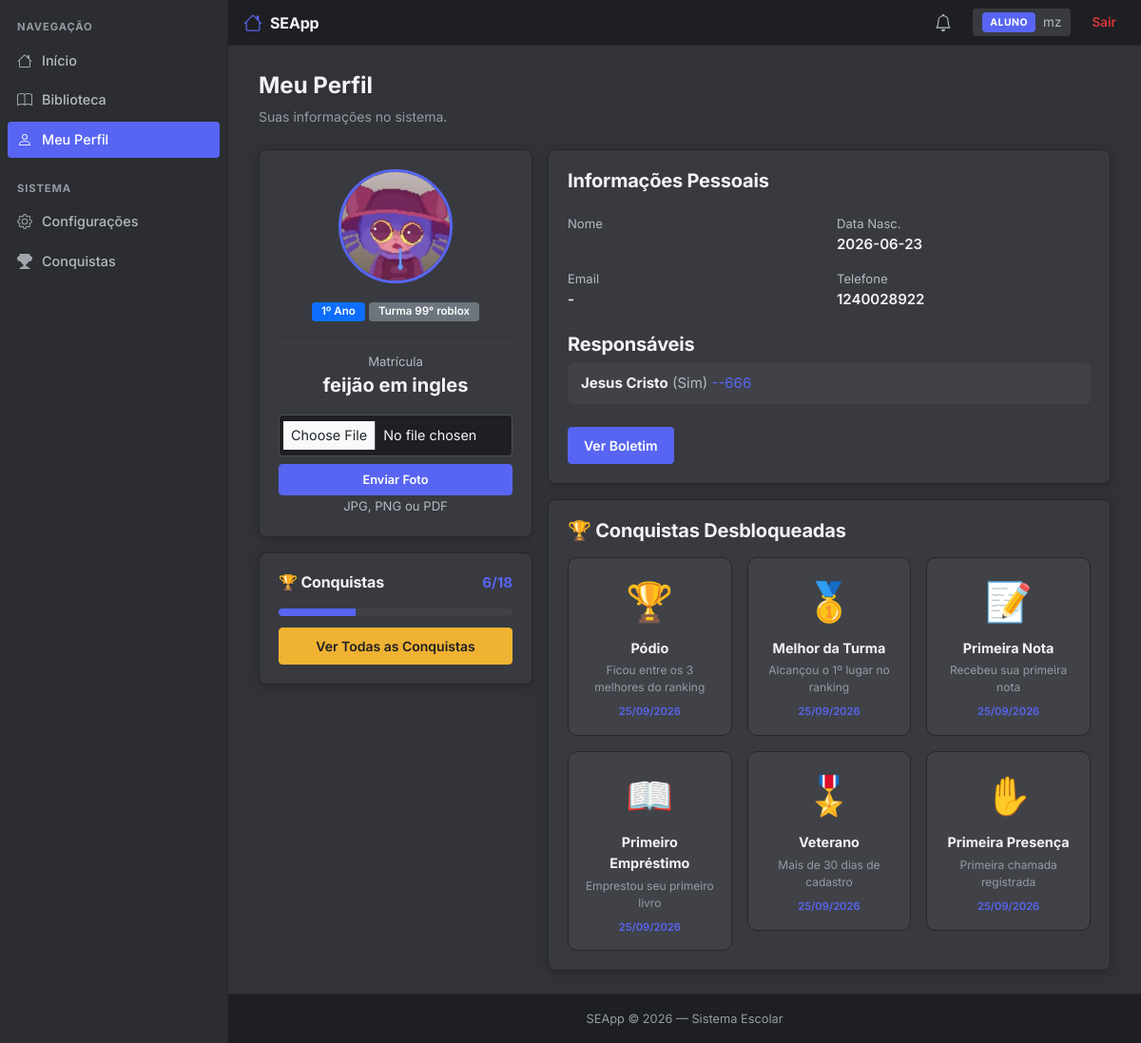
Screenshot of /meu_perfil (signed in) with the database file from the repository.
### app/models/usuario.py (models this page shows, shortened)
class Usuario(db.Model):
    __tablename__ = 'usuarios'
    id = db.Column(db.Integer, primary_key=True)
    nome = db.Column(db.String(100), nullable=False)
    email = db.Column(db.String(120), unique=True, nullable=False)
    senha = db.Column(db.String(255), nullable=False)
    tipo = db.Column(db.String(20), nullable=False, default='aluno')
    foto = db.Column(db.String(200), nullable=True)
    criado_em = db.Column(db.DateTime, default=datetime.utcnow)
    @property
    def senha_criptografada(self):
        return self.senha

### app/models/aluno.py (models this page shows, shortened)
class Aluno(db.Model):
    __tablename__ = 'alunos'
    id = db.Column(db.Integer, primary_key=True)
    usuario_id = db.Column(db.Integer, db.ForeignKey('usuarios.id'), unique=True, nullable=False)
    matricula = db.Column(db.String(50), unique=True, nullable=False)
    data_nascimento = db.Column(db.Date, nullable=True)
    serie = db.Column(db.String(20), nullable=True)
    turma = db.Column(db.String(20), nullable=True)
    telefone = db.Column(db.String(20), nullable=True)
    responsaveis = db.Column(db.Text, nullable=True)  # JSON string
    notas = db.Column(db.Text, nullable=True)  # JSON string
    usuario = db.relationship('Usuario', backref='aluno_rel', uselist=False, lazy=True)

### app/models/conquista.py (models this page shows, shortened)
class Conquista(db.Model):
    __tablename__ = 'conquistas'
    id = db.Column(db.Integer, primary_key=True)
    usuario_id = db.Column(db.Integer, db.ForeignKey('usuarios.id'), nullable=False)
    codigo = db.Column(db.String(50), nullable=False)
    desbloqueada_em = db.Column(db.DateTime, default=datetime.utcnow)
    usuario = db.relationship('Usuario', backref='conquistas', lazy=True)

### app/routes/meu_perfil.py (the view, shortened to what this page needs)
@meu_perfil_bp.route("/meu_perfil")
def meu_perfil():
    if 'usuario_id' not in session:
        return redirect(url_for('auth.login'))
    usuario_id = session.get('usuario_id')
    usuario = Usuario.query.get(usuario_id)
    if is_aluno():
        aluno = Aluno.query.filter_by(usuario_id=usuario_id).first()
        if not aluno:
            flash("Perfil de aluno não encontrado.", "danger")
            return redirect(url_for('dashboard.index'))
        responsaveis = json.loads(aluno.responsaveis) if aluno.responsaveis else []
        livros_emprestados = Livro.query.filter_by(emprestado=True, emprestado_para=usuario.nome).all()
        conquistas_publico = get_conquistas_por_publico("aluno")
        conquistas_db = Conquista.query.filter_by(usuario_id=usuario_id).all()
        codigos_desbloqueados = {c.codigo: c.desbloqueada_em for c in conquistas_db}
        conquistas_lista = []
        for codigo, info in conquistas_publico.items():
            if codigo in codigos_desbloqueados:
                conquistas_lista.append({
                    "codigo": codigo,
                    "nome": info["nome"],
                    "descricao": info["descricao"],
                    "detalhamento": info.get("detalhamento", ""),
                    "icone": info["icone"],
                    "categoria": info["categoria"],
                    "raridade": info.get("raridade", "comum"),
                    "raridade_info": RARIDADES.get(info.get("raridade", "comum"), RARIDADES["comum"]),
                    "desbloqueada": True,
                    "data": codigos_desbloqueados[codigo],
                })
        conquistas_lista = sorted(conquistas_lista, key=lambda x: x["data"], reverse=True)
        total_conquistas = len(conquistas_publico)
        total_desbloqueadas = len(conquistas_lista)
        percentual = round((total_desbloqueadas / total_conquistas) * 100) if total_conquistas > 0 else 0
        return render_template(
            "alunos/meu_perfil.html",
            usuario=usuario,
            aluno=aluno,
            foto=usuario.foto,
            responsaveis=responsaveis,
            livros_emprestados=livros_emprestados,
            conquistas=conquistas_lista,
            total_conquistas=total_conquistas,
            total_desbloqueadas=total_desbloqueadas,
            percentual_conquistas=percentual,
        )
    else:
        return redirect(url_for('dashboard.index'))

### app/routes/meu_perfil.py (called while the page is built)
def is_aluno():
    return session.get("tipo") == "aluno"

### app/utils_conquistas.py (called while the page is built)
def get_conquistas_por_publico(publico):
    return {k: v for k, v in CONQUISTAS.items() if v.get("publico") == publico}

### templates/alunos/meu_perfil.html (shortened to what this page needs)
{% extends 'base.html' %}
{% block content %}
<div class="page-title">Meu Perfil</div>
<div class="page-subtitle">Suas informações no sistema.</div>
{% if aluno %}
<div class="row g-3">
    <div class="col-md-4">
        <div class="card">
            <div class="card-body text-center">
                {% if foto %}
                    <img src="{{ url_for('static', filename=foto) }}" alt="Foto" class="rounded-circle mx-auto d-block" style="width:120px;height:120px;object-fit:cover;border:3px solid var(--primary);">
                {% else %}
                    <div style="font-size: 5rem; color: var(--text-3);">👨‍🎓</div>
                {% endif %}
                <span class="badge bg-primary mt-1">{{ aluno.serie or 'Sem série' }}</span>
                <span class="badge bg-secondary">Turma {{ aluno.turma or '-' }}</span>
                <hr style="border-color: var(--border);">
                <div class="text-secondary small">Matrícula</div>
                <div class="fw-bold fs-5" style="color: var(--text);">{{ aluno.matricula or '-' }}</div>
                <form action="{{ url_for('meu_perfil.upload_foto') }}" method="POST" enctype="multipart/form-data" class="mt-3">
                    <input type="file" name="foto" class="form-control form-control-sm" accept=".jpg,.jpeg,.png,.pdf" required>
                    <button type="submit" class="btn btn-primary btn-sm w-100 mt-2">Enviar Foto</button>
                    <small class="text-secondary">JPG, PNG ou PDF</small>
                </form>
            </div>
        </div>
        <div class="card mt-3">
            <div class="card-body">
                <div class="d-flex justify-content-between align-items-center mb-3">
                    <h6 class="fw-bold mb-0" style="color: var(--text);">🏆 Conquistas</h6>
                    <span style="color: var(--primary); font-weight: 700;">{{ total_desbloqueadas }}/{{ total_conquistas }}</span>
                </div>
                <div style="background: var(--surface-hover); border-radius: 10px; height: 8px; overflow: hidden; margin-bottom: 12px;">
                    <div style="width: {{ percentual_conquistas }}%; height: 100%; background: var(--primary); transition: width 0.3s;"></div>
                </div>
                <a href="{{ url_for('conquistas.index') }}" class="btn btn-warning w-100">
                    Ver Todas as Conquistas
                </a>
            </div>
        </div>
    </div>
    <div class="col-md-8 d-flex flex-column gap-3">
        <div class="card">
            <div class="card-body">
                <h5 class="fw-bold mb-4" style="color: var(--text);">Informações Pessoais</h5>
                <div class="row g-3">
                    <div class="col-md-6">
                        <div class="text-secondary small">Nome</div>
                    </div>
                    <div class="col-md-6">
                        <div class="text-secondary small">Data Nasc.</div>
                        <div class="fw-semibold" style="color: var(--text);">{{ aluno.data_nascimento or '-' }}</div>
                    </div>
                    <div class="col-md-6">
                        <div class="text-secondary small">Email</div>
                        <div class="fw-semibold" style="color: var(--text);">{{ aluno.email or '-' }}</div>
                    </div>
                    <div class="col-md-6">
                        <div class="text-secondary small">Telefone</div>
                        <div class="fw-semibold" style="color: var(--text);">{{ aluno.telefone or '-' }}</div>
                    </div>
                </div>
                {% if responsaveis %}
                <h5 class="fw-bold mt-4" style="color: var(--text);">Responsáveis</h5>
                <ul class="list-unstyled mb-0">
                    {% for r in responsaveis %}
                    <li style="background: var(--surface-hover); padding: 10px 14px; border-radius: 6px; margin-bottom: 6px;">
                        <strong style="color: var(--text);">{{ r.nome }}</strong>
                        <span style="color: var(--text-2);">({{ r.parentesco }})</span>
                        <span style="color: var(--primary);">{{ r.telefone }}</span>
                    </li>
                    {% endfor %}
                </ul>
                {% endif %}
                <div class="mt-4">
                    <a href="{{ url_for('notas.boletim', aluno_id=aluno.id) }}" class="btn btn-primary">Ver Boletim</a>
                </div>
            </div>
        </div>
        {% if conquistas %}
        <div class="card">
            <div class="card-body">
                <h5 class="fw-bold mb-3" style="color: var(--text);">🏆 Conquistas Desbloqueadas</h5>
                <div class="row g-3">
                    {% for c in conquistas %}
                    <div class="col-md-6 col-lg-4">
                        <div class="text-center p-3" style="background: var(--surface-hover); border-radius: 10px; border: 1px solid var(--border);">
                            <div style="font-size: 2.5rem; margin-bottom: 8px;">{{ c.icone }}</div>
                            <div class="fw-bold" style="color: var(--text); font-size: 0.9rem;">{{ c.nome }}</div>
                            <div style="color: var(--text-3); font-size: 0.75rem; margin-top: 4px;">{{ c.descricao }}</div>
                            <div style="color: var(--primary); font-size: 0.7rem; margin-top: 8px; font-weight: 600;">
                                {{ c.data.strftime('%d/%m/%Y') }}
                            </div>
                        </div>
                    </div>
                    {% endfor %}
                </div>
            </div>
        </div>
        {% endif %}
    </div>
</div>
{% endif %}
{% endblock %}

### templates/components/topbar.html (shortened to what this page needs)
<header class="topbar">
    <a class="topbar-brand" href="{{ url_for('dashboard.index') }}">
        SEApp
    </a>
    <div class="topbar-right">
        <a href="{{ url_for('notificacoes.listar') }}" id="sinoNotificacoes" style="position: relative; display: flex; align-items: center; padding: 6px 10px; border-radius: 4px; color: var(--text-2);" onmouseover="this.style.background='var(--surface)'" onmouseout="this.style.background='transparent'">
        </a>
        <div class="topbar-user">
            <span class="topbar-badge {% if session.get('tipo') in ['admin','diretor'] %}badge-admin{% else %}badge-aluno{% endif %}">
                {{ session.get("tipo", "").upper() }}
            </span>
            <span>{{ session["usuario"] }}</span>
        </div>
        <a href="{{ url_for('auth.logout') }}" class="topbar-logout">Sair</a>
    </div>
</header>

### static/css/style.css (style rules this page uses)
:root { --bg: #313338; --bg-sidebar: #2B2D31; --bg-nav: #1E1F22; --surface: #383A40; --surface-hover: #404248; --border: #26272B; --border-2: #4E5058; --text: #F2F3F5; --text-2: #B5BAC1; --text-3: #949BA4; --primary: #5865F2; --primary-hover: #4752C4; --success: #23A55A; --success-hover: #1E8F4C; --danger: #DA373C; --danger-hover: #A12828; --warning: #F0B232; --warning-hover: #D89E2A; --radius: 8px; --radius-sm: 4px; --shadow: 0 2px 10px rgba(0,0,0,0.2); --shadow-lg: 0 8px 24px rgba(0,0,0,0.4); }
* { margin: 0; padding: 0; box-sizing: border-box; }
html, body { height: 100%; background: var(--bg); }
body { background: var(--bg); color: var(--text); font-family: "Inter", -apple-system, BlinkMacSystemFont, "Segoe UI", Roboto, sans-serif; font-size: 15px; line-height: 1.5; min-height: 100vh; display: flex; flex-direction: column; -webkit-font-smoothing: antialiased; }
.topbar { background: var(--bg-nav); border-bottom: 1px solid var(--border); padding: 8px 16px; display: flex; align-items: center; justify-content: space-between; flex-shrink: 0; height: 48px; }
.topbar-brand { font-size: 1rem; font-weight: 700; color: var(--text); letter-spacing: -0.01em; display: flex; align-items: center; gap: 8px; }
.topbar-right { display: flex; align-items: center; gap: 12px; }
.topbar-user { display: flex; align-items: center; gap: 8px; padding: 4px 10px; border-radius: var(--radius-sm); background: var(--surface); font-size: 0.85rem; color: var(--text-2); }
.topbar-badge { font-size: 0.65rem; font-weight: 700; padding: 3px 8px; border-radius: 4px; letter-spacing: 0.05em; }
.badge-aluno { background: var(--primary); color: white; }
.topbar-logout { color: var(--danger); font-size: 0.85rem; font-weight: 600; padding: 4px 10px; border-radius: var(--radius-sm); transition: background 0.1s; }
h1, h2, h3, h4, h5, h6 { color: var(--text); font-weight: 700; letter-spacing: -0.01em; }
a { text-decoration: none; color: var(--primary); transition: color 0.15s; }
.page-title { font-size: 1.5rem; font-weight: 700; color: var(--text); margin-bottom: 4px; }
.page-subtitle { color: var(--text-3); font-size: 0.875rem; margin-bottom: 24px; }
.card { background: var(--surface); border: 1px solid var(--border); border-radius: var(--radius); box-shadow: var(--shadow); }
.card-body { padding: 20px; }
.form-control, .form-select { background: var(--bg-nav) !important; color: var(--text) !important; border: 1px solid var(--border-2) !important; border-radius: var(--radius-sm) !important; padding: 10px 12px !important; font-size: 0.9rem; transition: border-color 0.15s, box-shadow 0.15s; }
.form-control::placeholder { color: var(--text-3) !important; }
.btn { font-size: 0.875rem; font-weight: 600; padding: 8px 16px; border-radius: var(--radius-sm); transition: background 0.15s; border: 1px solid transparent; display: inline-flex; align-items: center; justify-content: center; gap: 6px; --bs-btn-focus-box-shadow: none !important; --bs-btn-active-shadow: none !important; }
.btn-primary { background-color: var(--primary) !important; border-color: var(--primary) !important; color: #fff !important; --bs-btn-color: #fff; --bs-btn-bg: var(--primary); --bs-btn-border-color: var(--primary); --bs-btn-hover-color: #fff; --bs-btn-hover-bg: var(--primary-hover); --bs-btn-hover-border-color: var(--primary-hover); --bs-btn-focus-shadow-rgb: 0, 0, 0; --bs-btn-active-color: #fff; --bs-btn-active-bg: var(--primary); --bs-btn-active-border-color: var(--primary); }
.btn-warning { background: var(--warning); border-color: var(--warning); color: #1E1F22; }
.btn-sm { font-size: 0.8rem; padding: 6px 12px; }
.badge { font-size: 0.72rem; font-weight: 600; padding: 4px 10px; border-radius: 4px; }
.text-secondary, .text-muted { color: var(--text-2) !important; }
.row.g-3 { --bs-gutter-x: 1rem; --bs-gutter-y: 1rem; }
.btn, .btn-primary, .btn-success, .btn-danger, .btn-warning, .btn-secondary, .btn-outline-secondary { --bs-btn-focus-box-shadow: none !important; --bs-btn-active-shadow: none !important; box-shadow: none !important; outline: none !important; }
.btn { -webkit-tap-highlight-color: transparent; }
a, button { -webkit-tap-highlight-color: transparent; }

### rows the page displays
Usuario: get "ALUNO", foto (picture)
Aluno: serie "1º Ano", turma "99° roblox", matricula "feijão em ingles", data_nascimento "2026-06-23", telefone "1240028922"
Conquista: data "25/09/2026"
Conquista: data "25/09/2026"
Conquista: data "25/09/2026"
Conquista: data "25/09/2026"
Conquista: data "25/09/2026"
Conquista: data "25/09/2026"

### other values shown
{{ session["usuario"] }} "mz"
{{ total_desbloqueadas }} "6"
{{ total_conquistas }} "18"
{{ aluno.email or '-' }} "-"
{{ r.nome }} "Jesus Cristo"
{{ r.parentesco }} "Sim"
{{ r.telefone }} "--666"
{{ c.icone }} "🏆" "🥇" "📝" "📖" "🎖️" "✋"
{{ c.nome }} "Pódio" "Melhor da Turma" "Primeira Nota" "Primeiro Empréstimo" "Veterano" "Primeira Presença"
{{ c.descricao }} "Ficou entre os 3 melhores do ranking" "Alcançou o 1º lugar no ranking" "Recebeu sua primeira nota" "Emprestou seu primeiro livro" "Mais de 30 dias de cadastro" "Primeira chamada registrada"
